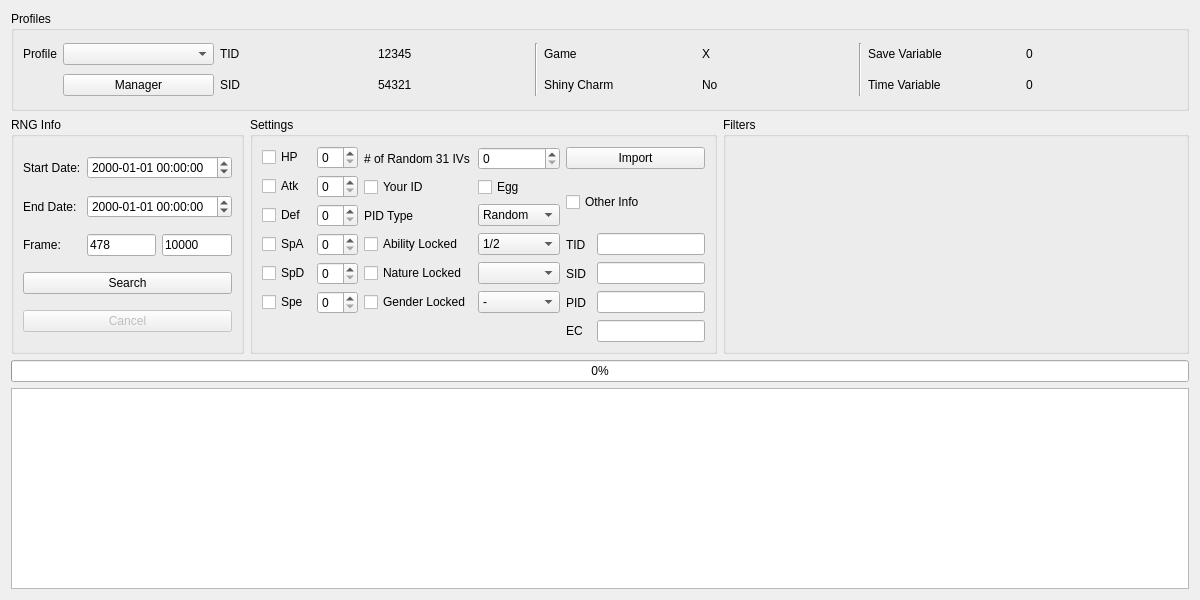
<?xml version="1.0" encoding="UTF-8"?>
<ui version="4.0">
 <class>Event6</class>
 <widget class="QWidget" name="Event6">
  <property name="geometry">
   <rect>
    <x>0</x>
    <y>0</y>
    <width>1200</width>
    <height>600</height>
   </rect>
  </property>
  <property name="minimumSize">
   <size>
    <width>1200</width>
    <height>600</height>
   </size>
  </property>
  <property name="windowTitle">
   <string>Gen 6 Event</string>
  </property>
  <layout class="QGridLayout" name="gridLayout">
   <item row="1" column="0">
    <widget class="QGroupBox" name="groupBoxRNGInfo">
     <property name="sizePolicy">
      <sizepolicy hsizetype="Preferred" vsizetype="Preferred">
       <horstretch>1</horstretch>
       <verstretch>1</verstretch>
      </sizepolicy>
     </property>
     <property name="title">
      <string>RNG Info</string>
     </property>
     <layout class="QGridLayout" name="gridLayout_9">
      <item row="0" column="0">
       <widget class="QLabel" name="labelStartDate">
        <property name="text">
         <string>Start Date:</string>
        </property>
       </widget>
      </item>
      <item row="0" column="1" colspan="2">
       <widget class="DateTimeEdit" name="dateTimeEditStartDate">
        <property name="displayFormat">
         <string>yyyy-MM-dd hh:mm:ss</string>
        </property>
       </widget>
      </item>
      <item row="1" column="0">
       <widget class="QLabel" name="labelEndDate">
        <property name="text">
         <string>End Date:</string>
        </property>
       </widget>
      </item>
      <item row="1" column="1" colspan="2">
       <widget class="DateTimeEdit" name="dateTimeEditEndDate">
        <property name="displayFormat">
         <string>yyyy-MM-dd hh:mm:ss</string>
        </property>
       </widget>
      </item>
      <item row="2" column="0">
       <widget class="QLabel" name="labelFrame">
        <property name="text">
         <string>Frame:</string>
        </property>
       </widget>
      </item>
      <item row="2" column="1">
       <widget class="TextBox" name="textBoxStartFrame">
        <property name="text">
         <string notr="true">478</string>
        </property>
       </widget>
      </item>
      <item row="2" column="2">
       <widget class="TextBox" name="textBoxEndFrame">
        <property name="text">
         <string notr="true">10000</string>
        </property>
       </widget>
      </item>
      <item row="3" column="0" colspan="3">
       <widget class="QPushButton" name="pushButtonSearch">
        <property name="text">
         <string>Search</string>
        </property>
       </widget>
      </item>
      <item row="4" column="0" colspan="3">
       <widget class="QPushButton" name="pushButtonCancel">
        <property name="enabled">
         <bool>false</bool>
        </property>
        <property name="text">
         <string>Cancel</string>
        </property>
       </widget>
      </item>
     </layout>
    </widget>
   </item>
   <item row="1" column="1">
    <widget class="QGroupBox" name="groupBoxSettings">
     <property name="sizePolicy">
      <sizepolicy hsizetype="Preferred" vsizetype="Preferred">
       <horstretch>2</horstretch>
       <verstretch>1</verstretch>
      </sizepolicy>
     </property>
     <property name="title">
      <string>Settings</string>
     </property>
     <layout class="QGridLayout" name="gridLayout_16">
      <item row="0" column="0" rowspan="6">
       <layout class="QGridLayout" name="gridLayout_17">
        <item row="0" column="0">
         <widget class="QCheckBox" name="checkBoxHP">
          <property name="text">
           <string>HP</string>
          </property>
         </widget>
        </item>
        <item row="0" column="1">
         <widget class="QSpinBox" name="spinBoxHP">
          <property name="maximum">
           <number>31</number>
          </property>
         </widget>
        </item>
        <item row="1" column="0">
         <widget class="QCheckBox" name="checkBoxAtk">
          <property name="text">
           <string>Atk</string>
          </property>
         </widget>
        </item>
        <item row="1" column="1">
         <widget class="QSpinBox" name="spinBoxAtk">
          <property name="maximum">
           <number>31</number>
          </property>
         </widget>
        </item>
        <item row="2" column="0">
         <widget class="QCheckBox" name="checkBoxDef">
          <property name="text">
           <string>Def</string>
          </property>
         </widget>
        </item>
        <item row="2" column="1">
         <widget class="QSpinBox" name="spinBoxDef">
          <property name="maximum">
           <number>31</number>
          </property>
         </widget>
        </item>
        <item row="3" column="0">
         <widget class="QCheckBox" name="checkBoxSpA">
          <property name="text">
           <string>SpA</string>
          </property>
         </widget>
        </item>
        <item row="3" column="1">
         <widget class="QSpinBox" name="spinBoxSpA">
          <property name="maximum">
           <number>31</number>
          </property>
         </widget>
        </item>
        <item row="4" column="0">
         <widget class="QCheckBox" name="checkBoxSpD">
          <property name="text">
           <string>SpD</string>
          </property>
         </widget>
        </item>
        <item row="4" column="1">
         <widget class="QSpinBox" name="spinBoxSpD">
          <property name="maximum">
           <number>31</number>
          </property>
         </widget>
        </item>
        <item row="5" column="0">
         <widget class="QCheckBox" name="checkBoxSpe">
          <property name="text">
           <string>Spe</string>
          </property>
         </widget>
        </item>
        <item row="5" column="1">
         <widget class="QSpinBox" name="spinBoxSpe">
          <property name="maximum">
           <number>31</number>
          </property>
         </widget>
        </item>
       </layout>
      </item>
      <item row="0" column="1">
       <widget class="QLabel" name="labelRandomIVs">
        <property name="text">
         <string># of Random 31 IVs</string>
        </property>
       </widget>
      </item>
      <item row="0" column="2">
       <widget class="QSpinBox" name="spinBoxRandomIVs"/>
      </item>
      <item row="0" column="3" colspan="2">
       <widget class="QPushButton" name="pushButtonImport">
        <property name="text">
         <string>Import</string>
        </property>
       </widget>
      </item>
      <item row="1" column="1">
       <widget class="QCheckBox" name="checkBoxYourID">
        <property name="text">
         <string>Your ID</string>
        </property>
       </widget>
      </item>
      <item row="1" column="2">
       <widget class="QCheckBox" name="checkBoxEgg">
        <property name="text">
         <string>Egg</string>
        </property>
       </widget>
      </item>
      <item row="1" column="3" rowspan="2" colspan="2">
       <widget class="QCheckBox" name="checkBoxOtherInfo">
        <property name="text">
         <string>Other Info</string>
        </property>
       </widget>
      </item>
      <item row="2" column="1">
       <widget class="QLabel" name="labelPIDType">
        <property name="text">
         <string>PID Type</string>
        </property>
       </widget>
      </item>
      <item row="2" column="2">
       <widget class="ComboBox" name="comboBoxPIDType">
        <item>
         <property name="text">
          <string>Random</string>
         </property>
        </item>
        <item>
         <property name="text">
          <string>Nonshiny</string>
         </property>
        </item>
        <item>
         <property name="text">
          <string>Shiny</string>
         </property>
        </item>
        <item>
         <property name="text">
          <string>Specified</string>
         </property>
        </item>
       </widget>
      </item>
      <item row="3" column="1">
       <widget class="QCheckBox" name="checkBoxAbilityLock">
        <property name="text">
         <string>Ability Locked</string>
        </property>
       </widget>
      </item>
      <item row="3" column="2">
       <widget class="QComboBox" name="comboBoxAbilityLocked">
        <item>
         <property name="text">
          <string>1/2</string>
         </property>
        </item>
        <item>
         <property name="text">
          <string>1/2/H</string>
         </property>
        </item>
       </widget>
      </item>
      <item row="3" column="3">
       <widget class="QLabel" name="labelTID">
        <property name="text">
         <string>TID</string>
        </property>
       </widget>
      </item>
      <item row="3" column="4">
       <widget class="TextBox" name="textBoxTID">
        <property name="sizePolicy">
         <sizepolicy hsizetype="Preferred" vsizetype="Fixed">
          <horstretch>0</horstretch>
          <verstretch>0</verstretch>
         </sizepolicy>
        </property>
       </widget>
      </item>
      <item row="4" column="1">
       <widget class="QCheckBox" name="checkBoxNatureLocked">
        <property name="text">
         <string>Nature Locked</string>
        </property>
       </widget>
      </item>
      <item row="4" column="2">
       <widget class="QComboBox" name="comboBoxNatureLocked"/>
      </item>
      <item row="4" column="3">
       <widget class="QLabel" name="labelSID">
        <property name="text">
         <string>SID</string>
        </property>
       </widget>
      </item>
      <item row="4" column="4">
       <widget class="TextBox" name="textBoxSID">
        <property name="sizePolicy">
         <sizepolicy hsizetype="Preferred" vsizetype="Fixed">
          <horstretch>0</horstretch>
          <verstretch>0</verstretch>
         </sizepolicy>
        </property>
       </widget>
      </item>
      <item row="5" column="1">
       <widget class="QCheckBox" name="checkBoxGenderLocked">
        <property name="text">
         <string>Gender Locked</string>
        </property>
       </widget>
      </item>
      <item row="5" column="2">
       <widget class="QComboBox" name="comboBoxGenderLocked">
        <item>
         <property name="text">
          <string notr="true">-</string>
         </property>
        </item>
        <item>
         <property name="text">
          <string notr="true">♂</string>
         </property>
        </item>
        <item>
         <property name="text">
          <string notr="true">♀</string>
         </property>
        </item>
       </widget>
      </item>
      <item row="5" column="3">
       <widget class="QLabel" name="labelPID">
        <property name="text">
         <string>PID</string>
        </property>
       </widget>
      </item>
      <item row="5" column="4">
       <widget class="TextBox" name="textBoxPID">
        <property name="sizePolicy">
         <sizepolicy hsizetype="Preferred" vsizetype="Fixed">
          <horstretch>0</horstretch>
          <verstretch>0</verstretch>
         </sizepolicy>
        </property>
       </widget>
      </item>
      <item row="6" column="3">
       <widget class="QLabel" name="labelEC">
        <property name="text">
         <string>EC</string>
        </property>
       </widget>
      </item>
      <item row="6" column="4">
       <widget class="TextBox" name="textBoxEC">
        <property name="sizePolicy">
         <sizepolicy hsizetype="Preferred" vsizetype="Fixed">
          <horstretch>0</horstretch>
          <verstretch>0</verstretch>
         </sizepolicy>
        </property>
       </widget>
      </item>
     </layout>
    </widget>
   </item>
   <item row="1" column="2">
    <widget class="QGroupBox" name="groupBoxFilter">
     <property name="sizePolicy">
      <sizepolicy hsizetype="Preferred" vsizetype="Preferred">
       <horstretch>2</horstretch>
       <verstretch>1</verstretch>
      </sizepolicy>
     </property>
     <property name="title">
      <string>Filters</string>
     </property>
     <layout class="QGridLayout" name="gridLayout_10">
      <item row="0" column="0" rowspan="2">
       <widget class="Filter" name="filter" native="true"/>
      </item>
     </layout>
    </widget>
   </item>
   <item row="2" column="0" colspan="3">
    <widget class="QProgressBar" name="progressBar">
     <property name="value">
      <number>0</number>
     </property>
    </widget>
   </item>
   <item row="3" column="0" colspan="3">
    <widget class="TableView" name="tableView">
     <property name="sizePolicy">
      <sizepolicy hsizetype="Expanding" vsizetype="Expanding">
       <horstretch>0</horstretch>
       <verstretch>2</verstretch>
      </sizepolicy>
     </property>
     <attribute name="horizontalHeaderDefaultSectionSize">
      <number>60</number>
     </attribute>
     <attribute name="verticalHeaderVisible">
      <bool>false</bool>
     </attribute>
    </widget>
   </item>
   <item row="0" column="0" colspan="3">
    <widget class="QGroupBox" name="groupBoxProfile">
     <property name="sizePolicy">
      <sizepolicy hsizetype="Preferred" vsizetype="Preferred">
       <horstretch>0</horstretch>
       <verstretch>1</verstretch>
      </sizepolicy>
     </property>
     <property name="title">
      <string>Profiles</string>
     </property>
     <layout class="QGridLayout" name="gridLayout_15">
      <item row="0" column="0">
       <widget class="QLabel" name="labelProfile">
        <property name="sizePolicy">
         <sizepolicy hsizetype="Fixed" vsizetype="Preferred">
          <horstretch>0</horstretch>
          <verstretch>0</verstretch>
         </sizepolicy>
        </property>
        <property name="text">
         <string>Profile</string>
        </property>
       </widget>
      </item>
      <item row="0" column="1">
       <widget class="QComboBox" name="comboBoxProfiles"/>
      </item>
      <item row="0" column="2">
       <widget class="QLabel" name="labelProfileTID">
        <property name="text">
         <string>TID</string>
        </property>
       </widget>
      </item>
      <item row="0" column="3">
       <widget class="QLabel" name="labelProfileTIDValue">
        <property name="text">
         <string notr="true">12345</string>
        </property>
       </widget>
      </item>
      <item row="0" column="4" rowspan="2">
       <widget class="Line" name="line">
        <property name="orientation">
         <enum>Qt::Vertical</enum>
        </property>
       </widget>
      </item>
      <item row="0" column="5">
       <widget class="QLabel" name="labelProfileGame">
        <property name="text">
         <string>Game</string>
        </property>
       </widget>
      </item>
      <item row="0" column="6">
       <widget class="QLabel" name="labelProfileGameValue">
        <property name="text">
         <string>X</string>
        </property>
       </widget>
      </item>
      <item row="0" column="7" rowspan="2">
       <widget class="Line" name="line_2">
        <property name="orientation">
         <enum>Qt::Vertical</enum>
        </property>
       </widget>
      </item>
      <item row="0" column="8">
       <widget class="QLabel" name="labelProfileSave">
        <property name="text">
         <string>Save Variable</string>
        </property>
       </widget>
      </item>
      <item row="0" column="9">
       <widget class="QLabel" name="labelProfileSaveValue">
        <property name="text">
         <string>0</string>
        </property>
       </widget>
      </item>
      <item row="1" column="1">
       <widget class="QPushButton" name="pushButtonProfileManager">
        <property name="text">
         <string>Manager</string>
        </property>
       </widget>
      </item>
      <item row="1" column="2">
       <widget class="QLabel" name="labelProfileSID">
        <property name="text">
         <string>SID</string>
        </property>
       </widget>
      </item>
      <item row="1" column="3">
       <widget class="QLabel" name="labelProfileSIDValue">
        <property name="text">
         <string notr="true">54321</string>
        </property>
       </widget>
      </item>
      <item row="1" column="5">
       <widget class="QLabel" name="labelProfileShinyCharm">
        <property name="text">
         <string>Shiny Charm</string>
        </property>
       </widget>
      </item>
      <item row="1" column="6">
       <widget class="QLabel" name="labelProfileShinyCharmValue">
        <property name="text">
         <string>No</string>
        </property>
       </widget>
      </item>
      <item row="1" column="8">
       <widget class="QLabel" name="labelProfileTime">
        <property name="text">
         <string>Time Variable</string>
        </property>
       </widget>
      </item>
      <item row="1" column="9">
       <widget class="QLabel" name="labelProfileTimeValue">
        <property name="text">
         <string>0</string>
        </property>
       </widget>
      </item>
     </layout>
    </widget>
   </item>
  </layout>
 </widget>
 <customwidgets>
  <customwidget>
   <class>TextBox</class>
   <extends>QLineEdit</extends>
   <header>Forms/Controls/TextBox.hpp</header>
  </customwidget>
  <customwidget>
   <class>TableView</class>
   <extends>QTableView</extends>
   <header>Forms/Controls/TableView.hpp</header>
  </customwidget>
  <customwidget>
   <class>ComboBox</class>
   <extends>QComboBox</extends>
   <header>Forms/Controls/ComboBox.hpp</header>
  </customwidget>
  <customwidget>
   <class>DateTimeEdit</class>
   <extends>QDateTimeEdit</extends>
   <header>Forms/Controls/DateTimeEdit.hpp</header>
  </customwidget>
  <customwidget>
   <class>Filter</class>
   <extends>QWidget</extends>
   <header>Forms/Controls/Filter.hpp</header>
   <container>1</container>
  </customwidget>
 </customwidgets>
 <tabstops>
  <tabstop>comboBoxProfiles</tabstop>
  <tabstop>pushButtonProfileManager</tabstop>
  <tabstop>dateTimeEditStartDate</tabstop>
  <tabstop>dateTimeEditEndDate</tabstop>
  <tabstop>textBoxStartFrame</tabstop>
  <tabstop>textBoxEndFrame</tabstop>
  <tabstop>pushButtonSearch</tabstop>
  <tabstop>pushButtonCancel</tabstop>
  <tabstop>checkBoxHP</tabstop>
  <tabstop>spinBoxHP</tabstop>
  <tabstop>checkBoxAtk</tabstop>
  <tabstop>spinBoxAtk</tabstop>
  <tabstop>checkBoxDef</tabstop>
  <tabstop>spinBoxDef</tabstop>
  <tabstop>checkBoxSpA</tabstop>
  <tabstop>spinBoxSpA</tabstop>
  <tabstop>checkBoxSpD</tabstop>
  <tabstop>spinBoxSpD</tabstop>
  <tabstop>checkBoxSpe</tabstop>
  <tabstop>spinBoxSpe</tabstop>
  <tabstop>spinBoxRandomIVs</tabstop>
  <tabstop>pushButtonImport</tabstop>
  <tabstop>checkBoxYourID</tabstop>
  <tabstop>checkBoxEgg</tabstop>
  <tabstop>checkBoxOtherInfo</tabstop>
  <tabstop>comboBoxPIDType</tabstop>
  <tabstop>checkBoxAbilityLock</tabstop>
  <tabstop>comboBoxAbilityLocked</tabstop>
  <tabstop>checkBoxNatureLocked</tabstop>
  <tabstop>comboBoxNatureLocked</tabstop>
  <tabstop>checkBoxGenderLocked</tabstop>
  <tabstop>comboBoxGenderLocked</tabstop>
  <tabstop>textBoxTID</tabstop>
  <tabstop>textBoxSID</tabstop>
  <tabstop>textBoxPID</tabstop>
  <tabstop>textBoxEC</tabstop>
  <tabstop>tableView</tabstop>
 </tabstops>
 <resources/>
 <connections/>
</ui>
